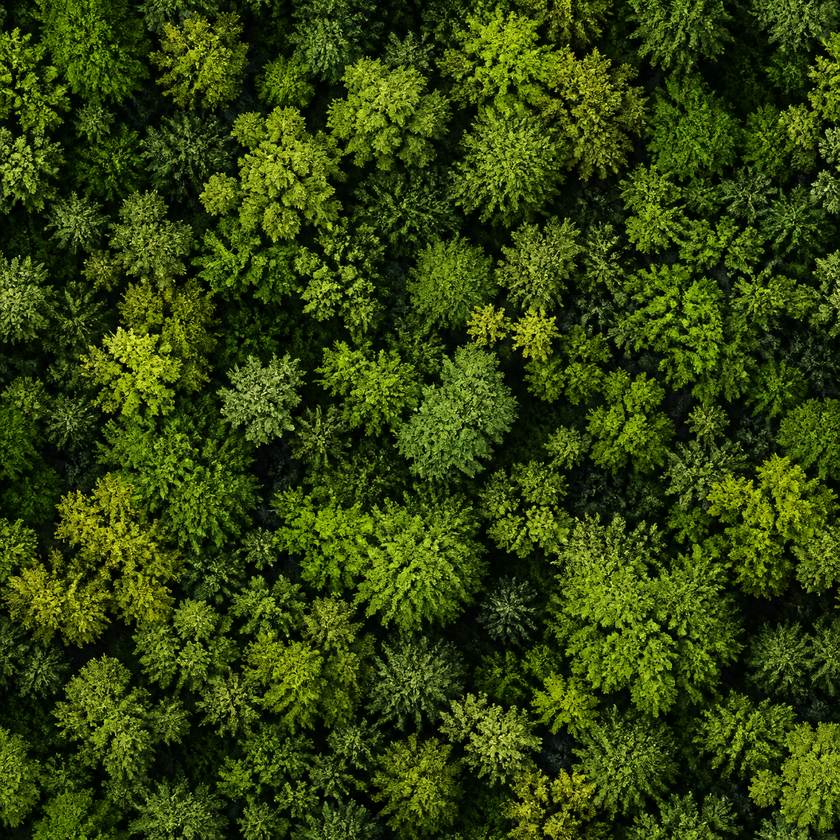
#> input picture assets/forest_source_experiments/source/forest_src_07_dark_variation.png, 840 x 840 px, shrunk from 1254 x 1254 before the run
$ python -i dot_preview.py   (imports and definitions only)
#> lines starting #> are read from the running program, lines starting #| are printed output that depends on the picture
"""コンパイル結果からドット確認画像を作る。

仕様: docs/spec/dot_preview_spec.md

出力は等倍で1画素＝1ドットのため、格子を見せるには整数倍へ拡大する必要がある。
`final.png` そのものは変更せず、別ファイルとして書き出す。
"""

from __future__ import annotations

from pathlib import Path

import numpy as np
from PIL import Image, UnidentifiedImageError

# 長辺がこの画素数前後に収まる整数倍を選ぶ
DOT_PREVIEW_TARGET_LONG_SIDE = 768
DOT_PREVIEW_MIN_SCALE = 4
DOT_PREVIEW_MAX_SCALE = 16
# 何ドットごとに濃い線を引くか（数えやすさのため）
DOT_PREVIEW_MAJOR_INTERVAL = 8

_MINOR_LINE = (0, 0, 0, 70)
_MAJOR_LINE = (0, 0, 0, 150)
_CHECKER_LIGHT = (214, 217, 221)
_CHECKER_DARK = (185, 190, 197)
_CHECKER_TILE = 8
# 見せ物用で、ドットの右辺・下辺をどれだけ暗くするか
_SHOWCASE_EDGE_SCALE = 0.72
# 一度に処理する行数。大きいCanvasでも一時配列を一定に保つ（仕様4.10節）
_BAND_ROWS = 512


def resolve_dot_preview_scale(size: tuple[int, int]) -> int:
    """長辺が目安に収まる整数倍を返す。下限4倍、上限16倍。"""
    long_side = max(int(size[0]), int(size[1]))
    if long_side < 1:
        raise ValueError("画像サイズが不正です")
    scale = DOT_PREVIEW_TARGET_LONG_SIDE // long_side
    return max(DOT_PREVIEW_MIN_SCALE, min(DOT_PREVIEW_MAX_SCALE, scale))


def _scaled(image: Image.Image, scale: int) -> Image.Image:
    if scale < 1:
        raise ValueError("拡大率は1以上でなければなりません")
    rgba = image.convert("RGBA")
    return rgba.resize((rgba.width * scale, rgba.height * scale), Image.Resampling.NEAREST)


def _checkerboard(size: tuple[int, int]) -> Image.Image:
    """透明部分を見せるための市松模様。"""
    width, height = size
    board = np.empty((height, width, 4), dtype=np.uint8)
    ys = (np.arange(height) // _CHECKER_TILE)[:, None]
    xs = (np.arange(width) // _CHECKER_TILE)[None, :]
    light = ((ys + xs) % 2) == 0
    # np.whereで組むと画素数ぶんのint64が要るため、面ごとに塗り分ける
    for channel in range(3):
        plane = board[..., channel]
        plane[...] = _CHECKER_DARK[channel]
        plane[light] = _CHECKER_LIGHT[channel]
    board[..., 3] = 255
    return Image.fromarray(board, "RGBA")


def _blend_ramp(values: np.ndarray, line: tuple[int, int, int, int]) -> np.ndarray:
    """階調へ半透明の線色を重ねる。切り捨てはまだしない。"""
    alpha = line[3] / 255.0
    return values * (1 - alpha) + np.asarray(line[:3], dtype=np.float64) * alpha


def _line_tables() -> tuple[np.ndarray, np.ndarray]:
    """細い線だけの対応表と、その上に濃い線を重ねた対応表（256階調 × RGB）。

    線色とアルファは固定なので、画素ごとに掛け算をやり直す必要がない。
    濃い線の間隔は細い線の整数倍なので、**濃い線の位置は必ず細い線の位置でもある**。
    交点は2回重なるため、途中で切り捨てずに2段ぶんを畳んだ表を別に用意する。
    """
    ramp = np.arange(256, dtype=np.float64)[:, None]
    minor = _blend_ramp(ramp, _MINOR_LINE)
    both = _blend_ramp(minor, _MAJOR_LINE)
    return (
        minor.clip(0, 255).astype(np.uint8),
        both.clip(0, 255).astype(np.uint8),
    )


def _darken_table(ratio: float) -> np.ndarray:
    """ドットの縁を暗くした結果の対応表。式は `floor(v*ratio)`。"""
    ramp = (np.arange(256, dtype=np.float64) * ratio).clip(0, 255).astype(np.uint8)
    return np.repeat(ramp[:, None], 3, axis=1)


def _map_through_table(pixels: np.ndarray, mask: np.ndarray, table: np.ndarray) -> None:
    """maskの当たるRGBを対応表で置き換える。行の帯に切って一時配列を抑える。"""
    for start in range(0, pixels.shape[0], _BAND_ROWS):
        band_mask = mask[start : start + _BAND_ROWS]
        if not band_mask.any():
            continue
        band = pixels[start : start + _BAND_ROWS]
        for channel in range(3):
            plane = band[..., channel]
            plane[band_mask] = table[plane[band_mask], channel]


def _line_mask(shape: tuple[int, int], step: int) -> np.ndarray:
    """step間隔の行と列に立つマスク。行ベクトルと列ベクトルの論理和で1枚だけ作る。"""
    height, width = shape
    rows = np.zeros(height, dtype=bool)
    rows[::step] = True
    columns = np.zeros(width, dtype=bool)
    columns[::step] = True
    return rows[:, None] | columns[None, :]


def render_dot_inspect_preview(image: Image.Image, scale: int | None = None) -> Image.Image:
    """検査用。1ドット境界に格子線を引き、8ドットごとに濃い線を入れる。

    透明部分は市松模様の上に合成し、Canvasの範囲とアルファの抜けを同時に見せる。
    """
    rgba = image.convert("RGBA")
    factor = scale if scale is not None else resolve_dot_preview_scale(rgba.size)
    enlarged = _scaled(rgba, factor)
    canvas = _checkerboard(enlarged.size)
    canvas.alpha_composite(enlarged)

    pixels = np.array(canvas)
    shape = (pixels.shape[0], pixels.shape[1])

    minor_table, both_table = _line_tables()
    major_mask = _line_mask(shape, factor * DOT_PREVIEW_MAJOR_INTERVAL)
    minor_only = _line_mask(shape, factor)
    np.logical_and(minor_only, ~major_mask, out=minor_only)
    _map_through_table(pixels, minor_only, minor_table)
    _map_through_table(pixels, major_mask, both_table)

    return Image.fromarray(pixels, "RGBA")


def render_dot_showcase_preview(image: Image.Image, scale: int | None = None) -> Image.Image:
    """見せ物用。各ドットの右辺と下辺を暗くして、タイルが並ぶように見せる。

    透明なドットは透明のままにし、区切り線も入れない。
    """
    rgba = image.convert("RGBA")
    factor = scale if scale is not None else resolve_dot_preview_scale(rgba.size)
    pixels = np.array(_scaled(rgba, factor))
    height, width = pixels.shape[:2]

    edge = np.zeros((height, width), dtype=bool)
    if factor >= 2:
        edge[:, factor - 1 :: factor] = True
        edge[factor - 1 :: factor, :] = True
    # 透明なドットには何も足さない
    edge &= pixels[..., 3] > 0
    _map_through_table(pixels, edge, _darken_table(_SHOWCASE_EDGE_SCALE))

    return Image.fromarray(pixels, "RGBA")


def write_dot_previews(final_path: Path | str, output_dir: Path | str | None = None) -> tuple[Path, ...]:
    """検査用と見せ物用の2枚を書き出し、そのパスを返す。"""
    source = Path(final_path)
    try:
        with Image.open(source) as opened:
#> opened is the input picture: PIL image 840x840 RGB; mean R, G, B 51.5, 68, 10.6
            rgba = opened.convert("RGBA")
    except (OSError, UnidentifiedImageError) as exc:
        raise ValueError(f"コンパイル結果を読み取れません: {source}") from exc

    target_dir = Path(output_dir) if output_dir is not None else source.parent
    target_dir.mkdir(parents=True, exist_ok=True)
    factor = resolve_dot_preview_scale(rgba.size)
#> factor = 4

    grid_path = target_dir / f"final_grid_{factor}x.png"
    dot_path = target_dir / f"final_dot_{factor}x.png"
    render_dot_inspect_preview(rgba, scale=factor).save(grid_path)
#> in render_dot_inspect_preview, `canvas = _checkerboard(enlarged.size)`:
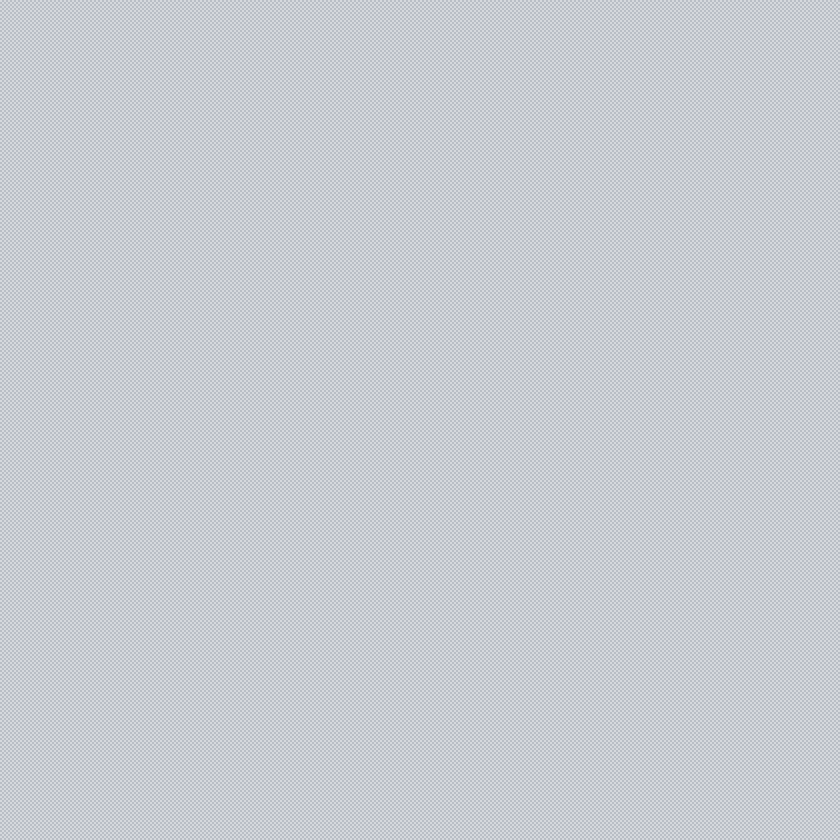
#> canvas: PIL image 3360x3360 RGBA (shown at 1/4 size); mean R, G, B, A 199.5, 203.5, 209, 255
#> in render_dot_inspect_preview, `np.logical_and(minor_only, ~major_mask, out=minor_only)`:
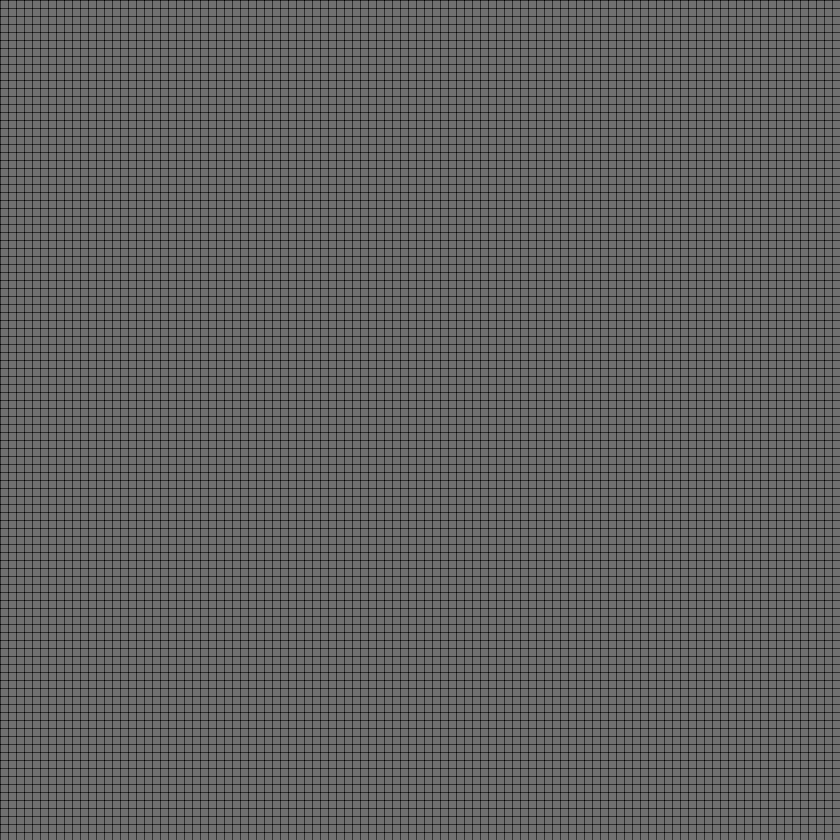
#> minor_only: shape (3360, 3360) bool (shown at 1/4 size); 37.6% white in thin lines or dots
#> after the loop in _map_through_table, `for start in range(0, pixels.shape[0], _BAND_ROWS):`:
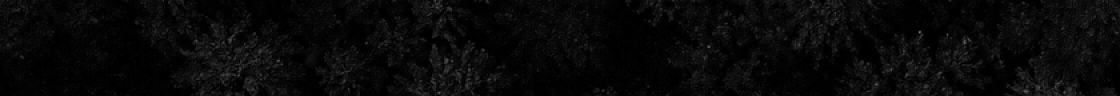
#> plane: shape (288, 3360) (shown at 1/3 size); min 0, max 117, mean 8.7
#> the loop in _map_through_table (call 2), `for start in range(0, pixels.shape[0], _BAND_ROWS):` made 7 passes
#> pass 1, in _map_through_table (call 2), `band_mask = mask[start : start + _BAND_ROWS]`:
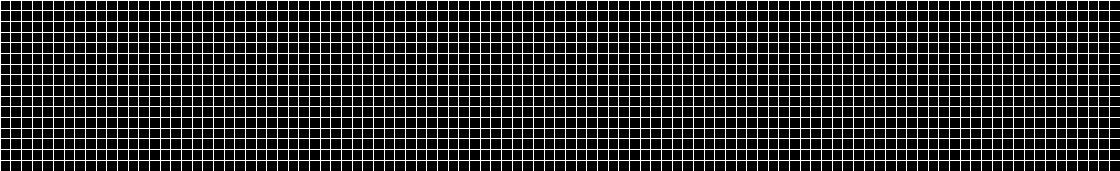
#> band_mask: shape (512, 3360) bool (shown at 1/3 size); 6.2% white in thin lines or dots
#> pass 1, in _map_through_table (call 2), `band = pixels[start : start + _BAND_ROWS]`:
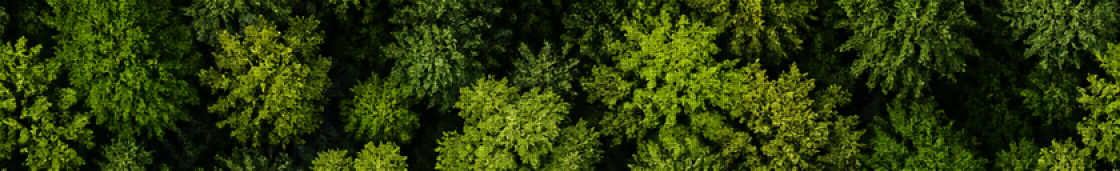
#> band: shape (512, 3360, 4) (shown at 1/3 size); mean R, G, B, A 44.8, 59.8, 8, 255
    render_dot_showcase_preview(rgba, scale=factor).save(dot_path)
#> in render_dot_showcase_preview, `edge &= pixels[..., 3] > 0`:
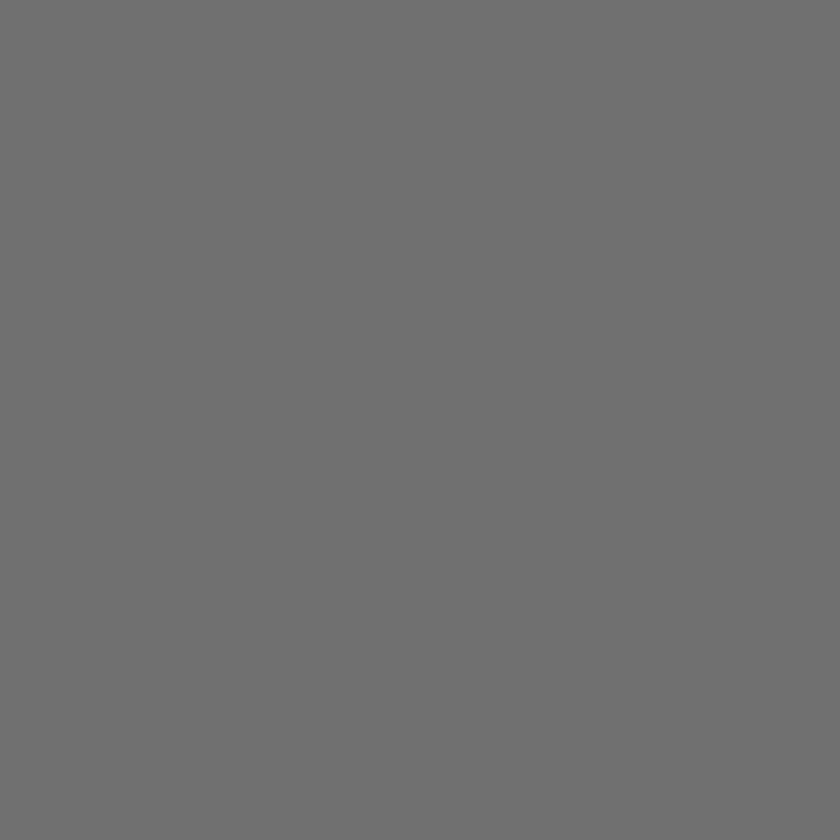
#> edge: shape (3360, 3360) bool (shown at 1/4 size); 43.8% white in thin lines or dots
#> the loop in _map_through_table (call 3), `for start in range(0, pixels.shape[0], _BAND_ROWS):` made 7 passes
#> pass 1, in _map_through_table (call 3), `band_mask = mask[start : start + _BAND_ROWS]`:
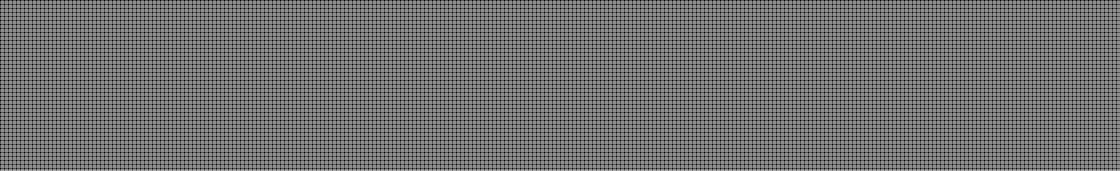
#> band_mask: shape (512, 3360) bool (shown at 1/3 size); 43.8% white in thin lines or dots
    return (grid_path, dot_path)


__all__ = [
    "DOT_PREVIEW_MAJOR_INTERVAL",
    "DOT_PREVIEW_MAX_SCALE",
    "DOT_PREVIEW_MIN_SCALE",
    "render_dot_inspect_preview",
    "render_dot_showcase_preview",
    "resolve_dot_preview_scale",
    "write_dot_previews",
]

>>> result = write_dot_previews('../../../assets/forest_source_experiments/source/forest_src_07_dark_variation.png')

$ run again, on assets/forest_source_experiments/source/forest_src_08_illustrative.png
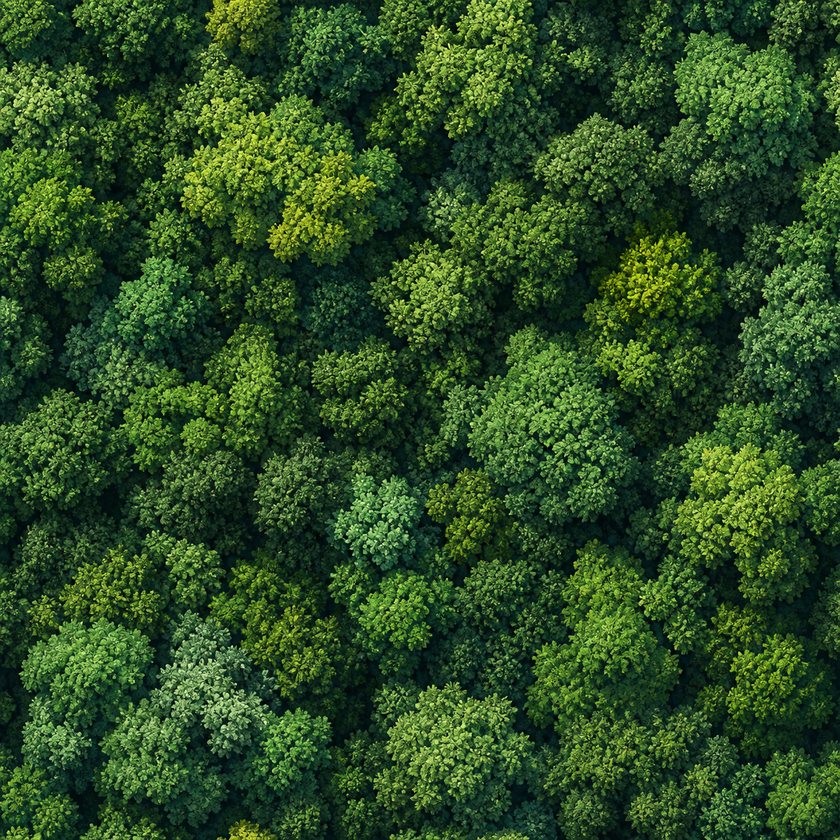
#> input picture assets/forest_source_experiments/source/forest_src_08_illustrative.png, 840 x 840 px, shrunk from 1254 x 1254 before the run
#> in write_dot_previews, opened is the input picture: PIL image 840x840 RGB; mean R, G, B 45.3, 76.4, 35.8
#> minor_only: shape (3360, 3360) bool; 37.6% white in thin lines or dots
#> after the loop in _map_through_table, `for start in range(0, pixels.shape[0], _BAND_ROWS):`:
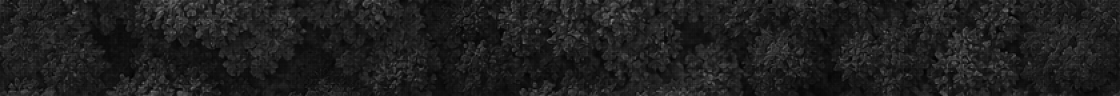
#> plane: shape (288, 3360) (shown at 1/3 size); min 0, max 150, mean 31.3
#> in render_dot_inspect_preview, `_map_through_table(pixels, major_mask, both_table)`:
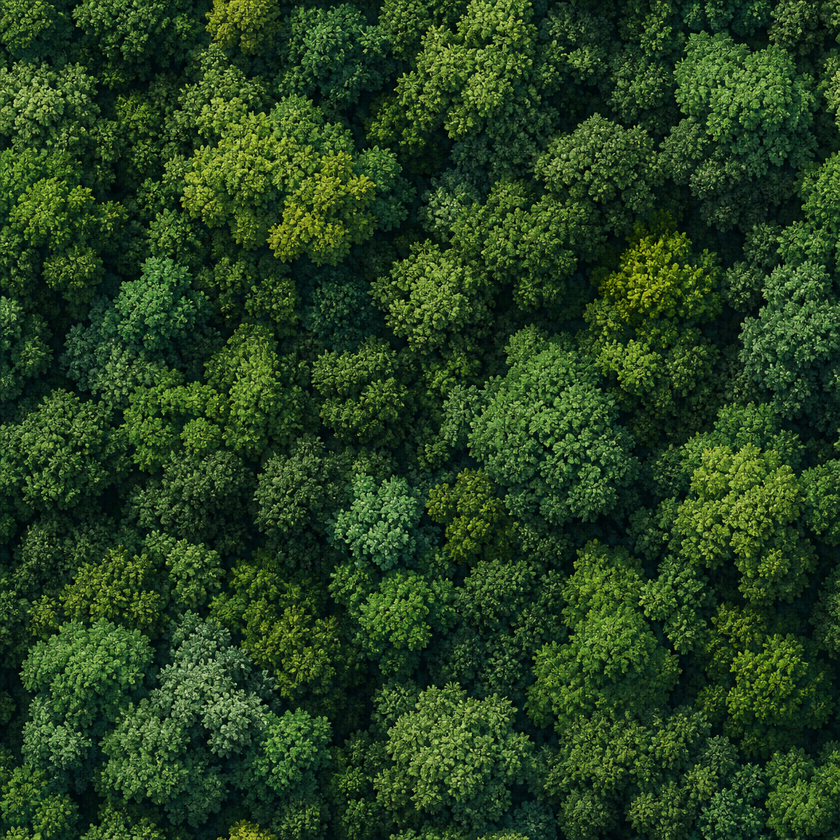
#> pixels: shape (3360, 3360, 4) (shown at 1/4 size); mean R, G, B, A 38.4, 65, 30.3, 255
#> edge: shape (3360, 3360) bool; 43.8% white in thin lines or dots
